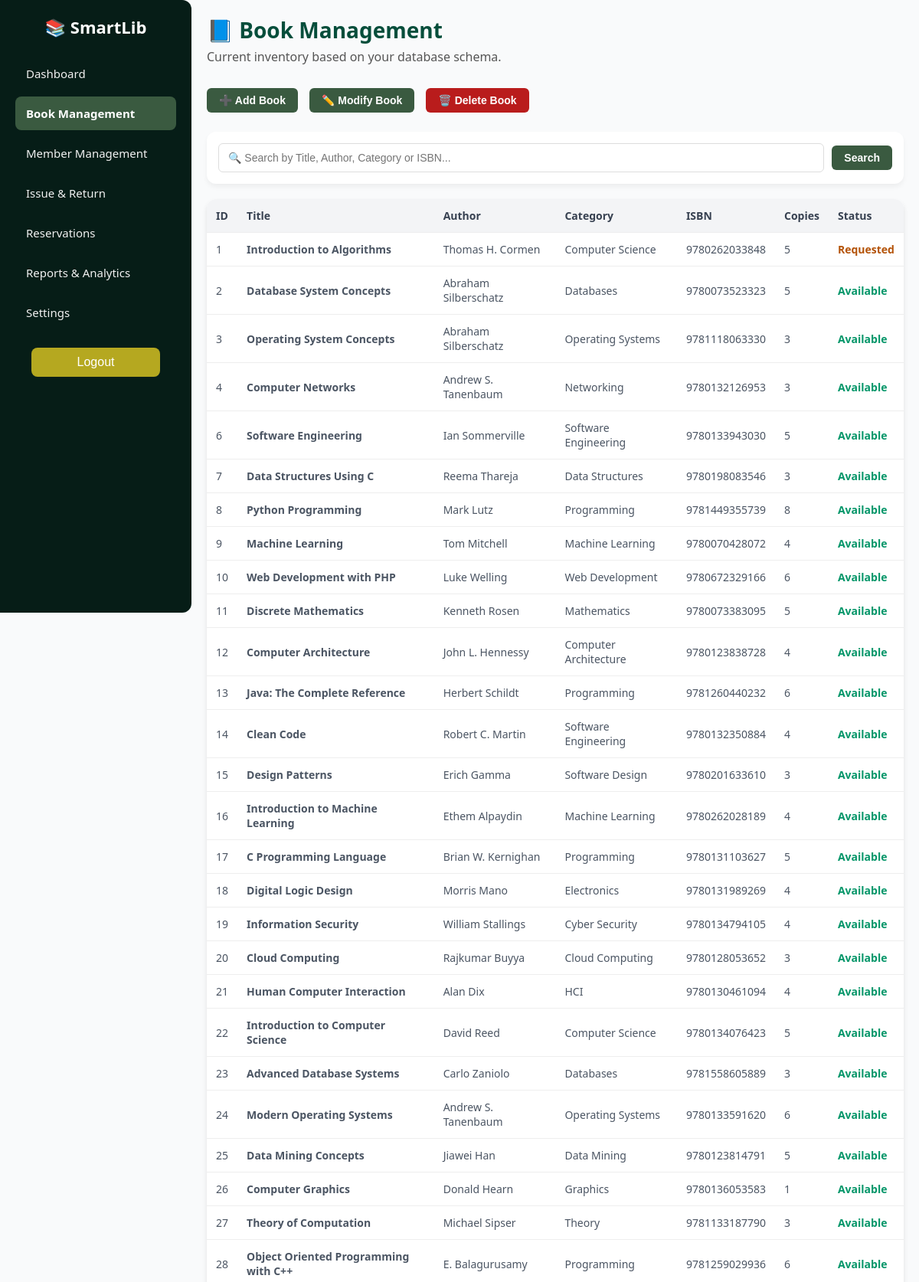
Page /librarian/book-management.php (signed in, upper part) on the committed database.
### tables this page shows
CREATE TABLE `books` (
  `book_id` int(11) NOT NULL,
  `title` varchar(150) NOT NULL,
  `author` varchar(100) DEFAULT NULL,
  `category` varchar(100) DEFAULT NULL,
  `isbn` varchar(50) DEFAULT NULL,
  `publisher` varchar(100) DEFAULT NULL,
  `year_published` int(11) DEFAULT NULL,
  `copies_available` int(11) DEFAULT 1,
  `status` enum('available','borrowed','requested','') DEFAULT NULL
);

### librarian/book-management.php (the view, shortened to what this page needs)
<?php
include '../SmartLib.php';
$search = $_GET['search'] ?? '';
if (!empty($search)) {
  $query = "SELECT * FROM books WHERE title LIKE ? OR author LIKE ? OR category LIKE ? OR isbn LIKE ? ORDER BY book_id ASC";
  $stmt = $conn->prepare($query);
  $searchTerm = "%$search%";
  $stmt->bind_param("ssss", $searchTerm, $searchTerm, $searchTerm, $searchTerm);
  $stmt->execute();
  $books = $stmt->get_result();
} else {
  $books = $conn->query("SELECT * FROM books ORDER BY book_id ASC");
}
?>
<!DOCTYPE html>
<html lang="en">
<head>
  <link rel="stylesheet" href="../assets/styles/theme.css">
  <link rel="stylesheet" href="../assets/styles/layout.css">
  <link rel="stylesheet" href="../assets/styles/student.css">
</head>
<body>
  <?php include '../partials/sidebar.php'; ?>
  <div class="main-content">
    <div class="content-header">
      <h1>📘 Book Management</h1>
      <p>Current inventory based on your database schema.</p>
    </div>
    <div class="actions">
      <button onclick="openModal()">➕ Add Book</button>
      <button onclick="promptEdit()">✏️ Modify Book</button>
      <button onclick="promptDelete()" class="btn-delete-action">🗑️ Delete Book</button>
    </div>
    <form method="GET" class="search-container">
      <input type="text" name="search" class="search-input"
        placeholder="🔍 Search by Title, Author, Category or ISBN..." value="<?= htmlspecialchars($search) ?>">
      <button type="submit" class="btn-search">Search</button>
    </form>
    <table class="book-table">
      <thead>
        <tr>
          <th>ID</th>
          <th>Title</th>
          <th>Author</th>
          <th>Category</th>
          <th>ISBN</th>
          <th>Copies</th>
          <th>Status</th>
        </tr>
      </thead>
      <tbody>
        <?php if ($books->num_rows > 0): ?>
          <?php while ($row = $books->fetch_assoc()): ?>
            <tr data-id="<?= $row['book_id'] ?>" data-title="<?= htmlspecialchars($row['title'], ENT_QUOTES) ?>"
              data-author="<?= htmlspecialchars($row['author'] ?? '', ENT_QUOTES) ?>"
              data-category="<?= htmlspecialchars($row['category'] ?? '', ENT_QUOTES) ?>"
              data-isbn="<?= htmlspecialchars($row['isbn'] ?? '', ENT_QUOTES) ?>"
              data-publisher="<?= htmlspecialchars($row['publisher'] ?? '', ENT_QUOTES) ?>"
              data-year="<?= $row['year_published'] ?? '' ?>" data-copies="<?= $row['copies_available'] ?? 0 ?>"
              data-status="<?= $row['status'] ?>">
              <td><?= $row['book_id'] ?></td>
              <td><strong><?= htmlspecialchars($row['title']) ?></strong></td>
              <td><?= htmlspecialchars($row['author'] ?? 'N/A') ?></td>
              <td><?= htmlspecialchars($row['category'] ?? 'N/A') ?></td>
              <td><?= htmlspecialchars($row['isbn'] ?? 'N/A') ?></td>
              <td><?= $row['copies_available'] ?></td>
              <td>
                <span
                  style="text-transform: capitalize; font-weight: bold; color: <?= $row['status'] == 'available' ? '#059669' : ($row['status'] == 'borrowed' ? '#dc2626' : '#b45309') ?>;">
                  <?= $row['status'] ?>
                </span>
              </td>
            </tr>
          <?php endwhile; ?>
        <?php endif; ?>
      </tbody>
    </table>
  </div>
</body>
</html>

### assets/styles/theme.css (style rules this page uses)
:root { --green-950: #03110d; --green-900: #061d17; --green-800: #083326; --green-700: #064e3b; --green-600: #1f5134; --green-500: #2f6b4a; --green-400: #3a5a40; --green-300: #7fbf9f; --green-200: #bfe3d1; --green-100: #e7f5ef; --accent: #10b981; --danger: #c0392b; --warning: #b5a820; --text: #333333; --muted: #555555; --bg: #f9fafb; --white: #ffffff; --shadow: 0 4px 12px rgba(0, 0, 0, 0.12); --soft-shadow: 0 6px 18px rgba(0, 0, 0, 0.14); --radius: 12px; }
* { margin: 0; padding: 0; box-sizing: border-box; }
html, body { height: 100%; font-family: "Segoe UI", Arial, sans-serif; color: var(--text); background: var(--bg); }

### assets/styles/layout.css (style rules this page uses)
.main-content { margin-left: 250px; padding: 20px; width: calc(100% - 250px); }

### assets/styles/student.css (style rules this page uses)
table { width: 100%; border-collapse: collapse; min-width: 600px; background: var(--white); border-radius: var(--radius); overflow: hidden; box-shadow: var(--shadow); }
thead th { text-align: left; padding: 14px; background: #ecf0f1; color: var(--text); }
tbody td { padding: 14px; border-bottom: 1px solid #eee; }

### librarian/book-management.php (style rules this page uses)
.content-header { margin-bottom: 30px; }
.content-header h1 { font-size: 28px; color: #064e3b; margin-bottom: 5px; font-weight: 700; }
.content-header p { color: #555; font-size: 16px; }
.actions { display: flex; gap: 15px; margin-bottom: 25px; }
.actions button, .btn-search, .save-btn { background: #3a5a40; color: #fff; border: none; padding: 8px 16px; border-radius: 6px; cursor: pointer; font-weight: 600; font-size: 14px; transition: background 0.3s ease; }
.btn-delete-action { background: #b91c1c !important; }
.search-container { background: #fff; padding: 15px; border-radius: 12px; box-shadow: 0 4px 6px rgba(0, 0, 0, 0.05); margin-bottom: 20px; display: flex; gap: 10px; align-items: center; }
.search-input { flex: 1; padding: 10px 12px; border: 1px solid #ddd; border-radius: 6px; font-size: 14px; }
.book-table { width: 100%; border-collapse: collapse; background: #fff; border-radius: 12px; overflow: hidden; box-shadow: 0 4px 6px rgba(0, 0, 0, 0.1); }
.book-table th { background: #f3f4f6; color: #374151; padding: 12px; text-align: left; font-size: 14px; font-weight: 600; border-bottom: 1px solid #eee; }
.book-table td { padding: 12px; border-bottom: 1px solid #eee; font-size: 14px; color: #4b5563; }

### rows in the picture
books: book_id "1", title "Introduction to Algorithms", author "Thomas H. Cormen", category "Computer Science", isbn "9780262033848", copies_available "5", status "Requested"
books: book_id "2", title "Database System Concepts", author "Abraham Silberschatz", category "Databases", isbn "9780073523323", copies_available "5", status "Available"
books: book_id "3", title "Operating System Concepts", author "Abraham Silberschatz", category "Operating Systems", isbn "9781118063330", copies_available "3", status "Available"
books: book_id "4", title "Computer Networks", author "Andrew S. Tanenbaum", category "Networking", isbn "9780132126953", copies_available "3", status "Available"
books: book_id "6", title "Software Engineering", author "Ian Sommerville", category "Software Engineering", isbn "9780133943030", copies_available "5", status "Available"
books: book_id "7", title "Data Structures Using C", author "Reema Thareja", category "Data Structures", isbn "9780198083546", copies_available "3", status "Available"
books: book_id "8", title "Python Programming", author "Mark Lutz", category "Programming", isbn "9781449355739", copies_available "8", status "Available"
books: book_id "9", title "Machine Learning", author "Tom Mitchell", category "Machine Learning", isbn "9780070428072", copies_available "4", status "Available"
books: book_id "10", title "Web Development with PHP", author "Luke Welling", category "Web Development", isbn "9780672329166", copies_available "6", status "Available"
books: book_id "11", title "Discrete Mathematics", author "Kenneth Rosen", category "Mathematics", isbn "9780073383095", copies_available "5", status "Available"
books: book_id "12", title "Computer Architecture", author "John L. Hennessy", category "Computer Architecture", isbn "9780123838728", copies_available "4", status "Available"
books: book_id "13", title "Java: The Complete Reference", author "Herbert Schildt", category "Programming", isbn "9781260440232", copies_available "6", status "Available"
books: book_id "14", title "Clean Code", author "Robert C. Martin", category "Software Engineering", isbn "9780132350884", copies_available "4", status "Available"
books: book_id "15", title "Design Patterns", author "Erich Gamma", category "Software Design", isbn "9780201633610", copies_available "3", status "Available"
books: book_id "16", title "Introduction to Machine Learning", author "Ethem Alpaydin", category "Machine Learning", isbn "9780262028189", copies_available "4", status "Available"
books: book_id "17", title "C Programming Language", author "Brian W. Kernighan", category "Programming", isbn "9780131103627", copies_available "5", status "Available"
books: book_id "18", title "Digital Logic Design", author "Morris Mano", category "Electronics", isbn "9780131989269", copies_available "4", status "Available"
books: book_id "19", title "Information Security", author "William Stallings", category "Cyber Security", isbn "9780134794105", copies_available "4", status "Available"
books: book_id "20", title "Cloud Computing", author "Rajkumar Buyya", category "Cloud Computing", isbn "9780128053652", copies_available "3", status "Available"
books: book_id "21", title "Human Computer Interaction", author "Alan Dix", category "HCI", isbn "9780130461094", copies_available "4", status "Available"
books: book_id "22", title "Introduction to Computer Science", author "David Reed", category "Computer Science", isbn "9780134076423", copies_available "5", status "Available"
books: book_id "23", title "Advanced Database Systems", author "Carlo Zaniolo", category "Databases", isbn "9781558605889", copies_available "3", status "Available"
books: book_id "24", title "Modern Operating Systems", author "Andrew S. Tanenbaum", category "Operating Systems", isbn "9780133591620", copies_available "6", status "Available"
books: book_id "25", title "Data Mining Concepts", author "Jiawei Han", category "Data Mining", isbn "9780123814791", copies_available "5", status "Available"
books: book_id "26", title "Computer Graphics", author "Donald Hearn", category "Graphics", isbn "9780136053583", copies_available "1", status "Available"
books: book_id "27", title "Theory of Computation", author "Michael Sipser", category "Theory", isbn "9781133187790", copies_available "3", status "Available"
books: book_id "28", title "Object Oriented Programming with C++", author "E. Balagurusamy", category "Programming", isbn "9781259029936", copies_available "6", status "Available"
